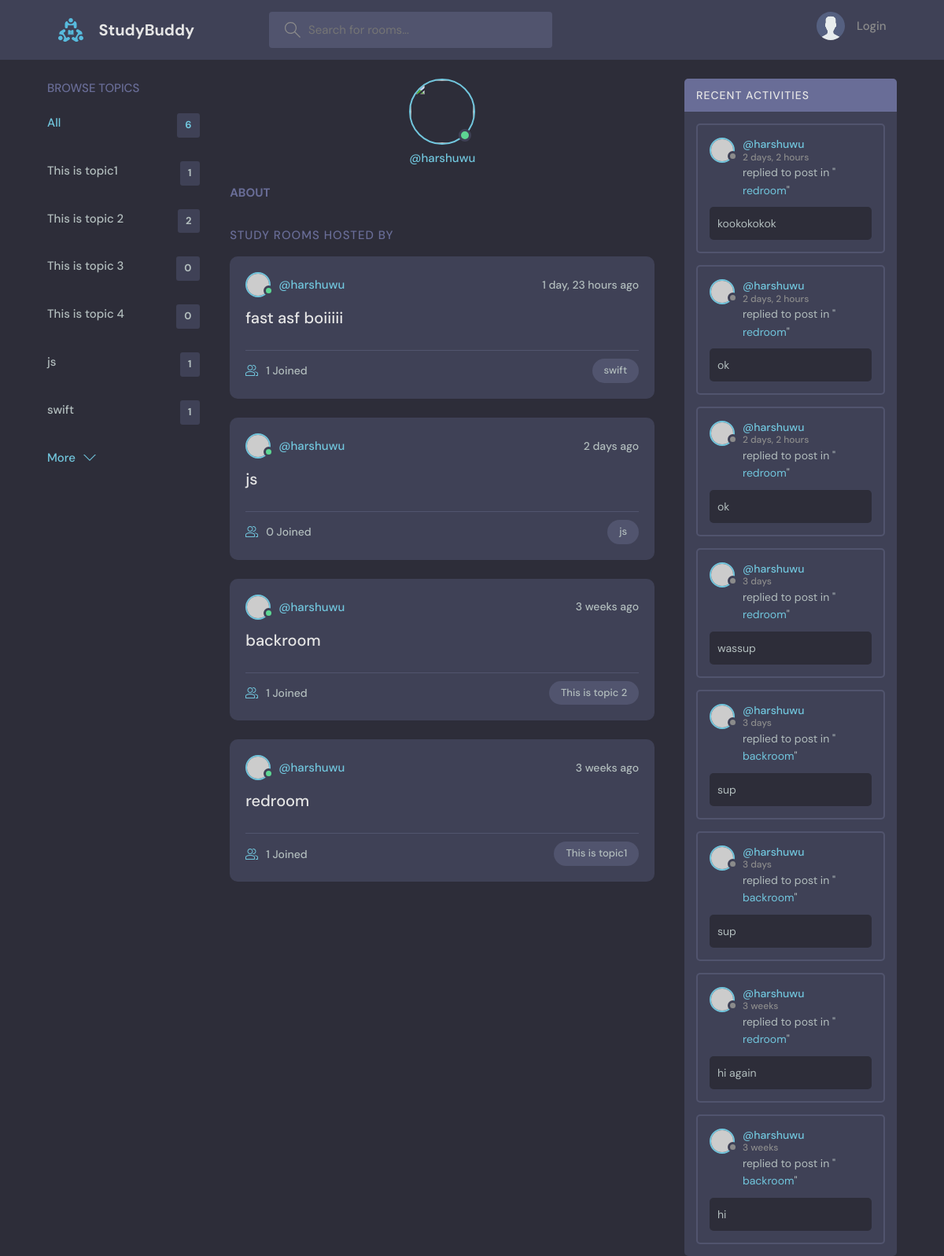
Screenshot of /user-profile/1/ with the database file from the repository.
### base/models.py (models this page shows, shortened)
class Topic(models.Model):
    name = models.CharField(max_length=200)
    updated = models.DateTimeField(auto_now=True)
    created = models.DateTimeField(auto_now_add=True)

class Room(models.Model):
    host = models.ForeignKey(User, on_delete=models.SET_NULL, null=True)
    topic = models.ForeignKey(Topic, on_delete=models.SET_NULL, null=True)
    name = models.CharField(max_length=200)
    description = models.TextField(blank=True, null=True)
    participants = models.ManyToManyField(User, related_name="participants", blank=True)
    updated = models.DateTimeField(auto_now=True)
    created = models.DateTimeField(auto_now_add=True)
    class Meta:
        ordering = ["-updated", "-created"]
    def __str__(self):
        return self.name

class Message(models.Model):
    user = models.ForeignKey(User, on_delete=models.CASCADE)
    room = models.ForeignKey(Room, on_delete=models.CASCADE)
    body = models.TextField()
    updated = models.DateTimeField(auto_now=True)
    created = models.DateTimeField(auto_now_add=True)
    class Meta:
        ordering = ["-updated", "-created"]
    def __str__(self):
        return self.body[0:50]  # return first 50 characters of message body

### base/views.py (the view)
# urls.py: path("user-profile/<str:id>/", views.userProfile, name="user-profile"),
def userProfile(request, id):
    user = User.objects.get(id=id)
    rooms = user.room_set.all()
    room_messages = user.message_set.all()
    topics = Topic.objects.all()
    context = {
        "user": user,
        "rooms": rooms,
        "room_messages": room_messages,
        "topics": topics,
    }
    return render(request, "base/profile.html", context)

### base/templates/base/profile.html (shortened to what this page needs)
{% extends 'main.html' %}
{% block content %}
<main class="profile-page layout layout--3">
    <div class="container">
        {% include 'base/topics_component.html' %}
        <div class="roomList">
            <div class="profile">
                <div class="profile__avatar">
                    <div class="avatar avatar--large active">
                        <img src="{{user.avatar.url}}" />
                    </div>
                </div>
                <div class="profile__info">
                    <p>@{{user.username}}</p>
                </div>
                <div class="profile__about">
                    <h3>About</h3>
                </div>
            </div>
            <div class="roomList__header">
                <div>
                    <h2>Study Rooms Hosted by {{request.user.username}}</a>
                    </h2>
                </div>
            </div>
            {% include 'base/feed_component.html' %}
        </div>
        {% include 'base/activity_feed.html' %}
    </div>
</main>
{% endblock content %}

### base/templates/base/topics_component.html
<div class="topics">
    <div class="topics__header">
        <h2>Browse Topics</h2>
    </div>
    <ul class="topics__list">
        <li>
            <a href="{% url 'home' %}" class="active">All <span>{{topics.count}}</span></a>
        </li>
        {% for topic in topics%}
        <li>
            <a href="{% url 'home'%}?q={{topic.name}}">{{topic.name}} <span>{{topic.room_set.all.count}}</span></a>
        </li>
        {%endfor%}
    </ul>
    <a class="btn btn--link" href="{% url 'topics' %}">
        More
        <svg version="1.1" xmlns="http://www.w3.org/2000/svg" width="32" height="32" viewBox="0 0 32 32">
            <title>chevron-down</title>
            <path d="M16 21l-13-13h-3l16 16 16-16h-3l-13 13z"></path>
        </svg>
    </a>
</div>

### base/templates/base/feed_component.html (shortened to what this page needs)
{%for room in rooms %}
<div class="roomListRoom">
    <div class="roomListRoom__header">
        <a href="{% url 'user-profile' room.host.id%}" class="roomListRoom__author">
            <div class="avatar avatar--small active">
                <img src="https://randomuser.me/api/portraits/men/11.jpg" />
            </div>
            <span>@{{room.host.username}}</span>
        </a>
        <div class="roomListRoom__actions">
            <span>{{room.created|timesince}} ago</span>
        </div>
    </div>
    <div class="roomListRoom__content">
        <a href="{% url 'room' room.id %}">{{room.name}}</a>
    </div>
    <div class="roomListRoom__meta">
        <a href="{% url 'room' room.id %}" class="roomListRoom__joined">
            {{room.participants.all.count}} Joined
        </a>
        <p class="roomListRoom__topic">{{room.topic.name}}</p>
    </div>
</div>
{%endfor%}

### base/templates/base/activity_feed.html (shortened to what this page needs)
<div class="activities">
    <div class="activities__header">
        <h2>Recent Activities</h2>
    </div>
    {%for message in room_messages%}
    <div class="activities__box">
        <div class="activities__boxHeader roomListRoom__header">
            <a href=" {% url 'user-profile' message.user.id %}" class="roomListRoom__author">
                <div class="avatar avatar--small">
                    <img src="https://randomuser.me/api/portraits/women/11.jpg" />
                </div>
                <p>
                    @{{message.user}}
                    <span>{{message.created | timesince}}</span>
                </p>
            </a>
        </div>
        <div class="activities__boxContent">
            <p>replied to post in "<a href="{% url 'room' message.room.id %}">{{message.room}}</a>"</p>
            <div class="activities__boxRoomContent">
                {{message}}
            </div>
        </div>
    </div>
    {%endfor%}
</div>

### rows the page displays
Topic: name "This is topic1", room_set.all.count "1"
Topic: name "This is topic 2", room_set.all.count "2"
Topic: name "This is topic 3", room_set.all.count "0"
Topic: name "This is topic 4", room_set.all.count "0"
Topic: name "js", room_set.all.count "1"
Topic: name "swift", room_set.all.count "1"
Room: host.username "harshuwu", created "1 day, 23 hours", name "fast asf boiiiii", participants.all.count "1", topic.name "swift"
Room: host.username "harshuwu", created "2 days", name "js", participants.all.count "0", topic.name "js"
Room: host.username "harshuwu", created "3 weeks", name "backroom", participants.all.count "1", topic.name "This is topic 2"
Room: host.username "harshuwu", created "3 weeks", name "redroom", participants.all.count "1", topic.name "This is topic1"
Message: user "harshuwu", created "2 days, 2 hours", room "redroom", body "kookokokok"
Message: user "harshuwu", created "2 days, 2 hours", room "redroom", body "ok"
Message: user "harshuwu", created "2 days, 2 hours", room "redroom", body "ok"
Message: user "harshuwu", created "3 days", room "redroom", body "wassup"
Message: user "harshuwu", created "3 days", room "backroom", body "sup"
Message: user "harshuwu", created "3 days", room "backroom", body "sup"
Message: user "harshuwu", created "3 weeks", room "redroom", body "hi again"
Message: user "harshuwu", created "3 weeks", room "backroom", body "hi"

### other values shown
{{ topics.count }} "6"
{{ user.username }} "harshuwu"
